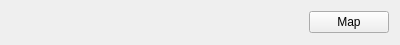
<?xml version="1.0" encoding="UTF-8"?>
<ui version="4.0">
 <class>ButtonMappingItem</class>
 <widget class="QWidget" name="ButtonMappingItem">
  <property name="geometry">
   <rect>
    <x>0</x>
    <y>0</y>
    <width>400</width>
    <height>45</height>
   </rect>
  </property>
  <property name="windowTitle">
   <string>Form</string>
  </property>
  <layout class="QHBoxLayout" name="horizontalLayout">
   <item>
    <widget class="GamepadLabel" name="buttonLabel">
     <property name="sizePolicy">
      <sizepolicy hsizetype="Expanding" vsizetype="Preferred">
       <horstretch>0</horstretch>
       <verstretch>0</verstretch>
      </sizepolicy>
     </property>
     <property name="text">
      <string notr="true"/>
     </property>
    </widget>
   </item>
   <item>
    <widget class="QPushButton" name="mapButton">
     <property name="focusPolicy">
      <enum>Qt::NoFocus</enum>
     </property>
     <property name="text">
      <string>Map</string>
     </property>
     <property name="checkable">
      <bool>true</bool>
     </property>
    </widget>
   </item>
  </layout>
 </widget>
 <customwidgets>
  <customwidget>
   <class>GamepadLabel</class>
   <extends>QLabel</extends>
   <header location="global">gamepadlabel.h</header>
  </customwidget>
 </customwidgets>
 <resources/>
 <connections/>
</ui>
